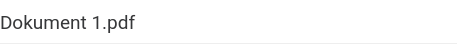
<?xml version="1.0" encoding="UTF-8"?>
<ui version="4.0">
 <class>FileItem</class>
 <widget class="QWidget" name="FileItem">
  <property name="geometry">
   <rect>
    <x>0</x>
    <y>0</y>
    <width>457</width>
    <height>44</height>
   </rect>
  </property>
  <property name="minimumSize">
   <size>
    <width>415</width>
    <height>44</height>
   </size>
  </property>
  <property name="maximumSize">
   <size>
    <width>16777215</width>
    <height>44</height>
   </size>
  </property>
  <property name="cursor">
   <cursorShape>PointingHandCursor</cursorShape>
  </property>
  <property name="focusPolicy">
   <enum>Qt::StrongFocus</enum>
  </property>
  <property name="windowTitle">
   <string>Form</string>
  </property>
  <property name="styleSheet">
   <string notr="true">border: solid rgba(217, 217, 216, 0.45);
border-width: 0px 0px 1px 0px; 
background-color: #ffffff; 
color: #000000; 
text-decoration: none solid rgb(0, 0, 0);</string>
  </property>
  <layout class="QHBoxLayout" name="horizontalLayout">
   <property name="spacing">
    <number>0</number>
   </property>
   <property name="leftMargin">
    <number>0</number>
   </property>
   <property name="topMargin">
    <number>0</number>
   </property>
   <property name="rightMargin">
    <number>0</number>
   </property>
   <property name="bottomMargin">
    <number>0</number>
   </property>
   <item>
    <widget class="QLabel" name="fileName">
     <property name="sizePolicy">
      <sizepolicy hsizetype="Expanding" vsizetype="Preferred">
       <horstretch>0</horstretch>
       <verstretch>0</verstretch>
      </sizepolicy>
     </property>
     <property name="minimumSize">
      <size>
       <width>0</width>
       <height>30</height>
      </size>
     </property>
     <property name="maximumSize">
      <size>
       <width>16777215</width>
       <height>30</height>
      </size>
     </property>
     <property name="font">
      <font>
       <family>Roboto</family>
       <pointsize>14</pointsize>
      </font>
     </property>
     <property name="styleSheet">
      <string notr="true">color: #363739;
border: none;</string>
     </property>
     <property name="text">
      <string>Dokument 1.pdf</string>
     </property>
    </widget>
   </item>
   <item>
    <widget class="LabelButton" name="remove">
     <property name="minimumSize">
      <size>
       <width>19</width>
       <height>19</height>
      </size>
     </property>
     <property name="maximumSize">
      <size>
       <width>19</width>
       <height>19</height>
      </size>
     </property>
     <property name="cursor">
      <cursorShape>PointingHandCursor</cursorShape>
     </property>
     <property name="styleSheet">
      <string notr="true">border: none;</string>
     </property>
     <property name="text">
      <string/>
     </property>
    </widget>
   </item>
   <item>
    <spacer name="horizontalSpacer">
     <property name="orientation">
      <enum>Qt::Horizontal</enum>
     </property>
     <property name="sizeType">
      <enum>QSizePolicy::Fixed</enum>
     </property>
     <property name="sizeHint" stdset="0">
      <size>
       <width>2</width>
       <height>20</height>
      </size>
     </property>
    </spacer>
   </item>
   <item>
    <widget class="LabelButton" name="download">
     <property name="minimumSize">
      <size>
       <width>19</width>
       <height>19</height>
      </size>
     </property>
     <property name="maximumSize">
      <size>
       <width>19</width>
       <height>19</height>
      </size>
     </property>
     <property name="cursor">
      <cursorShape>PointingHandCursor</cursorShape>
     </property>
     <property name="styleSheet">
      <string notr="true">border: none;</string>
     </property>
     <property name="text">
      <string/>
     </property>
    </widget>
   </item>
  </layout>
 </widget>
 <customwidgets>
  <customwidget>
   <class>LabelButton</class>
   <extends>QLabel</extends>
   <header>widgets/LabelButton.h</header>
  </customwidget>
 </customwidgets>
 <resources/>
 <connections/>
</ui>
